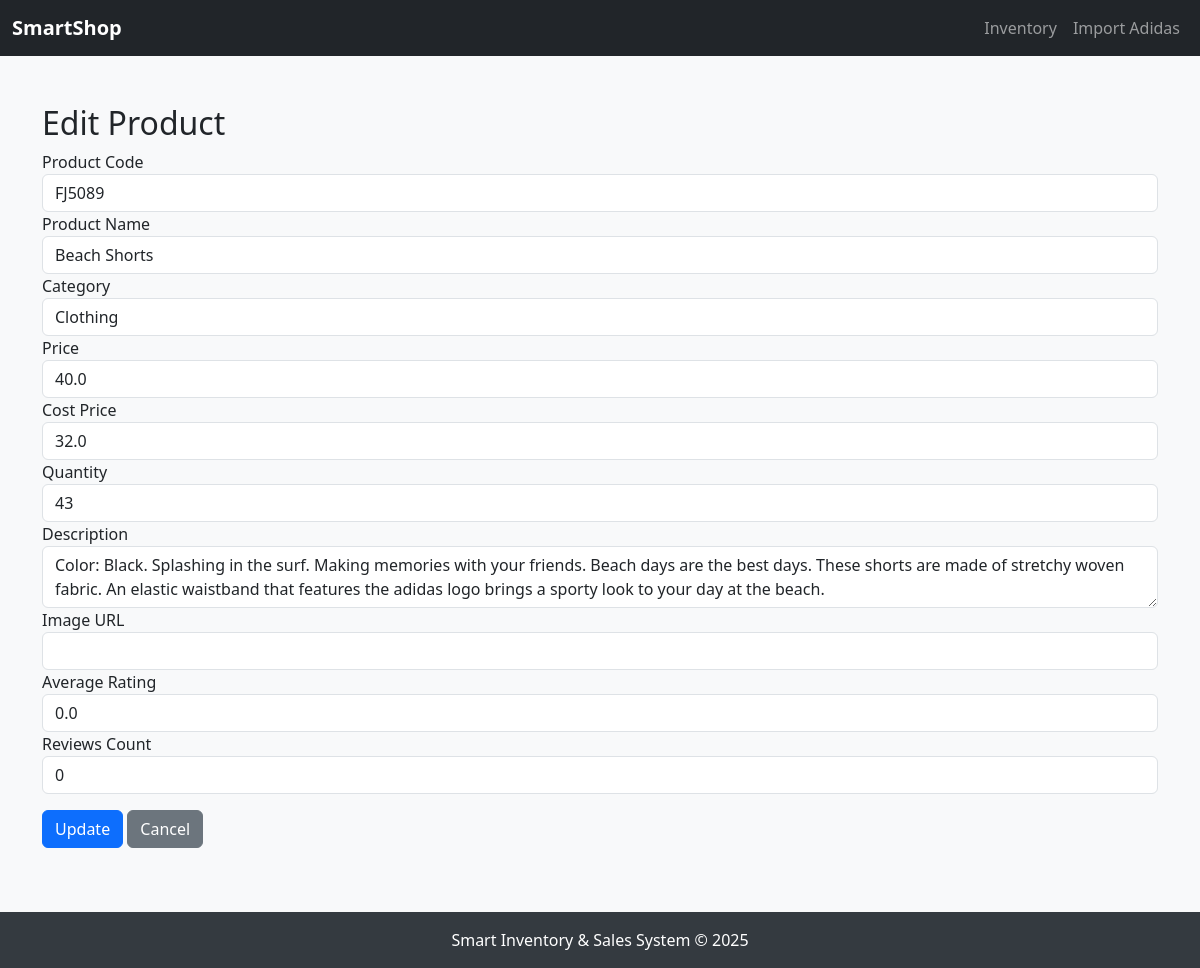
Page /edit_product/1 on the earlier database version.
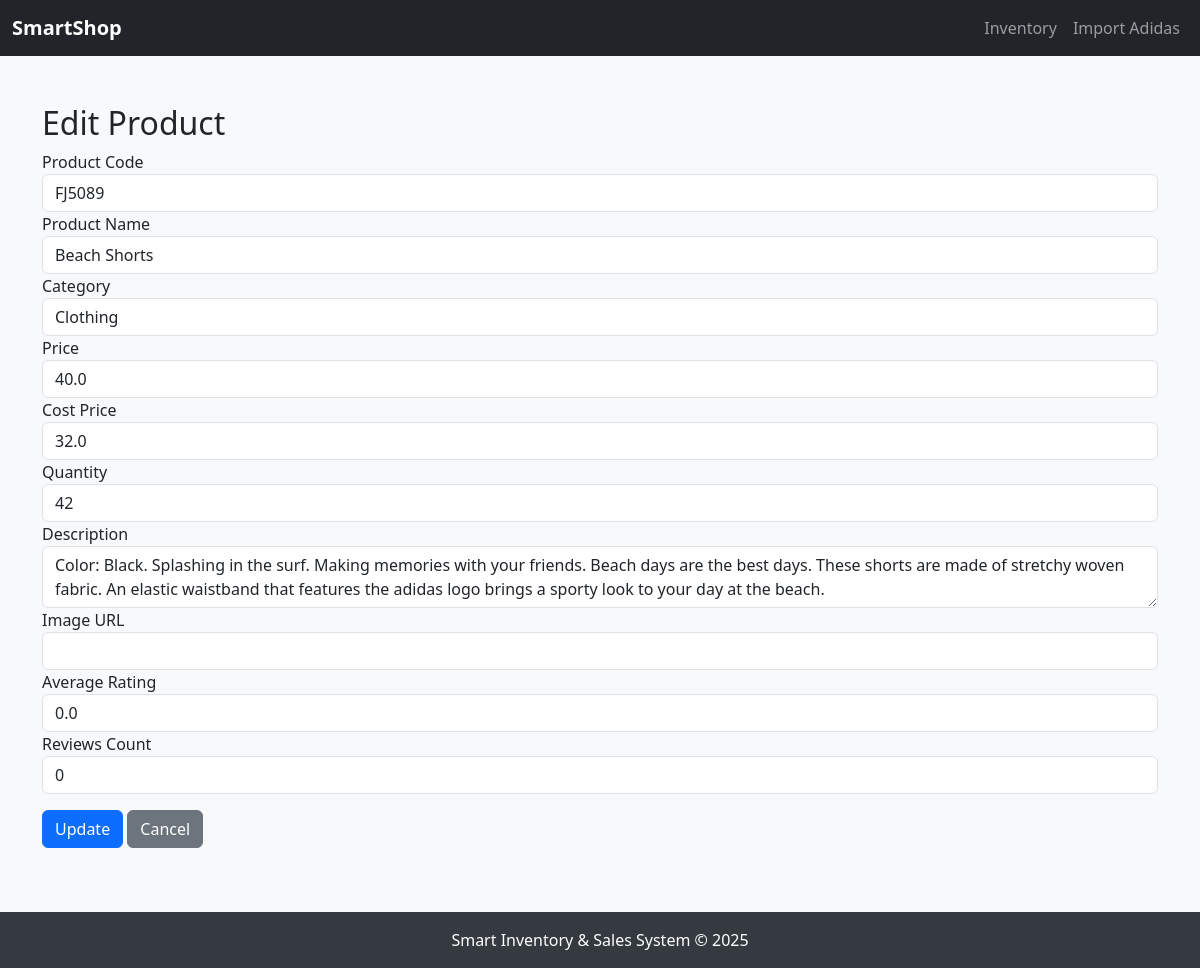
Same page on the later database version.
### models/product.py (models this page shows, shortened)
class Product(db.Model):
    id = db.Column(db.Integer, primary_key=True)
    product_code = db.Column(db.String(100), unique=True)
    product_name = db.Column(db.String(255))
    category = db.Column(db.String(100))
    price = db.Column(db.Float)
    cost_price = db.Column(db.Float)
    quantity = db.Column(db.Integer)
    description = db.Column(db.Text)
    image_url = db.Column(db.String(255))
    average_rating = db.Column(db.Float)
    reviews_count = db.Column(db.Integer)

### app.py (the view, shortened to what this page needs)
@app.route('/edit_product/<int:id>', methods=['GET', 'POST'])
def edit_product(id):
    product = Product.query.get_or_404(id)
    return render_template('edit_product.html', product=product)

### app.py (called while the page is built)
@app.before_request
def create_tables():
    db.create_all()

### templates/edit_product.html
{% extends 'base.html' %}
{% block content %}
<div class="container mt-5">
  <h2>Edit Product</h2>
  <form action="/edit_product/{{ product.id }}" method="POST">
    <div class="form-group">
      <label>Product Code</label>
      <input type="text" class="form-control" name="product_code" value="{{ product.product_code }}" readonly>
    </div>
    <div class="form-group">
      <label>Product Name</label>
      <input type="text" class="form-control" name="product_name" value="{{ product.product_name }}" required>
    </div>
    <div class="form-group">
      <label>Category</label>
      <input type="text" class="form-control" name="category" value="{{ product.category }}" required>
    </div>
    <div class="form-group">
      <label>Price</label>
      <input type="number" step="0.01" class="form-control" name="price" value="{{ product.price }}" required>
    </div>
    <div class="form-group">
      <label>Cost Price</label>
      <input type="number" step="0.01" class="form-control" name="cost_price" value="{{ product.cost_price }}" required>
    </div>
    <div class="form-group">
      <label>Quantity</label>
      <input type="number" class="form-control" name="quantity" value="{{ product.quantity }}" required>
    </div>
    <div class="form-group">
      <label>Description</label>
      <textarea class="form-control" name="description">{{ product.description }}</textarea>
    </div>
    <div class="form-group">
      <label>Image URL</label>
      <input type="url" class="form-control" name="image_url" value="{{ product.image_url }}">
    </div>
    <div class="form-group">
      <label>Average Rating</label>
      <input type="number" step="0.1" class="form-control" name="average_rating" value="{{ product.average_rating }}">
    </div>
    <div class="form-group">
      <label>Reviews Count</label>
      <input type="number" class="form-control" name="reviews_count" value="{{ product.reviews_count }}">
    </div>
    <button type="submit" class="btn btn-primary mt-3">Update</button>
    <a href="/inventory" class="btn btn-secondary mt-3">Cancel</a>
  </form>
</div>
{% endblock %}

### templates/base.html (shortened to what this page needs)
<!DOCTYPE html>
<html lang="en">
<head>
  <link href="https://cdn.jsdelivr.net/npm/bootstrap@5.3.0/dist/css/bootstrap.min.css" rel="stylesheet">
</head>
<body>
  <nav class="navbar navbar-expand-lg navbar-dark bg-dark mb-4">
    <div class="container-fluid">
      <a class="navbar-brand" href="/">SmartShop</a>
      <div class="collapse navbar-collapse" id="navbarNav">
        <ul class="navbar-nav ms-auto">
          <li class="nav-item">
            <a class="nav-link" href="/inventory">Inventory</a>
          </li>
          <li class="nav-item">
            <a class="nav-link" href="/import_adidas">Import Adidas</a>
          </li>
        </ul>
      </div>
    </div>
  </nav>
  <main>
    {% block content %}{% endblock %}
  </main>
  <footer>
    Smart Inventory & Sales System &copy; 2025
  </footer>
</body>
</html>

### templates/base.html (style rules this page uses)
body { background-color: #f8f9fa; }
.navbar-brand { font-weight: bold; }
footer { text-align: center; padding: 1rem; background-color: #343a40; color: white; margin-top: 4rem; }

Differences in the rows shown:
changed Product "FJ5089": quantity "43" → "42"
